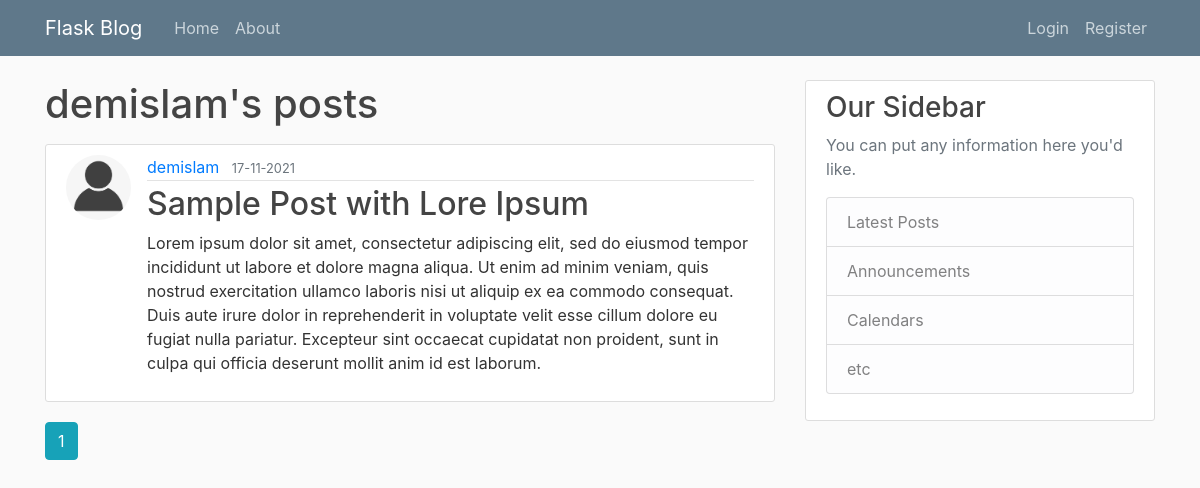
/user/demislam/posts, run on an earlier commit of the app's database.
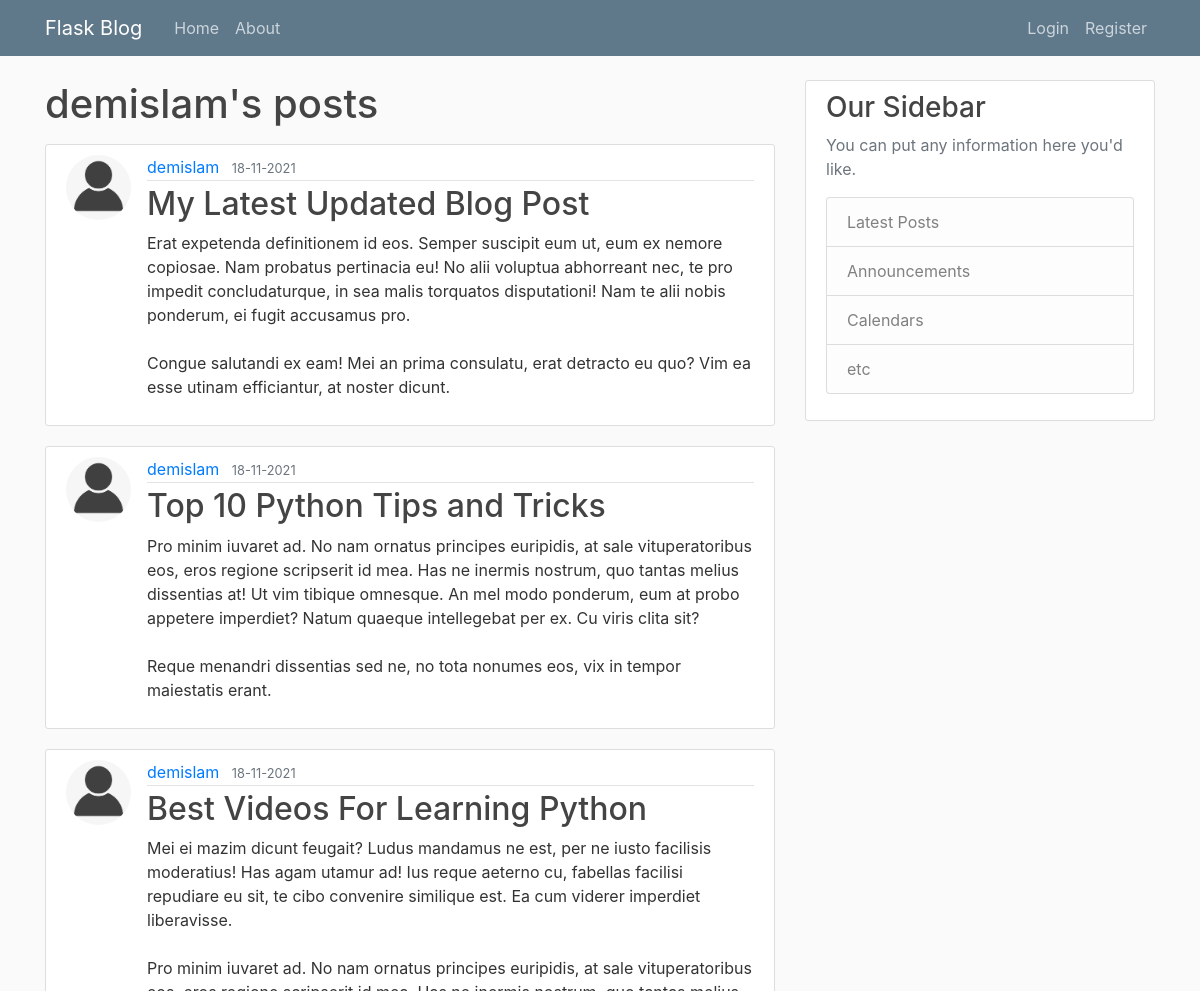
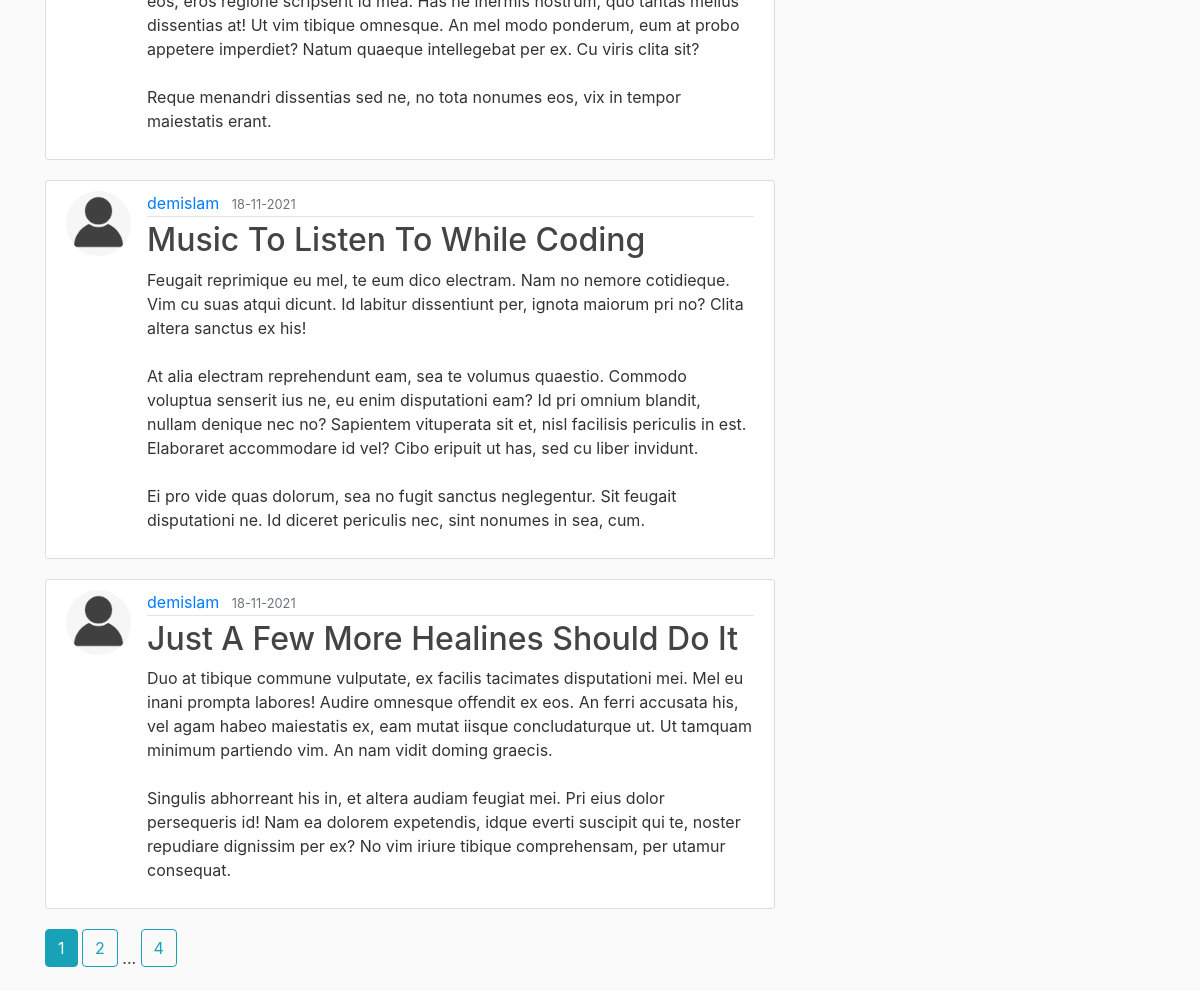
And on a later commit of the database (2 pictures, top to bottom).
### blog_webapp/models.py (models this page shows, shortened)
class Post(db.Model):
    id = db.Column(db.Integer, primary_key=True)
    title = db.Column(db.String(100), nullable=False)
    timestamp = db.Column(db.DateTime, nullable=False, default=datetime.utcnow)
    content = db.Column(db.Text, nullable=False)
    user_id = db.Column(db.Integer, db.ForeignKey('user.id'), nullable=False)

class User(db.Model, UserMixin):
    id = db.Column(db.Integer, primary_key=True)
    username = db.Column(db.String(20), unique=True, nullable=False)
    email = db.Column(db.String(120), unique=True, nullable=False)
    profile_image_file = db.Column(db.String(20), nullable=False,
                                   default='default_profile_image.png')
    password = db.Column(db.String(60), nullable=False)
    posts = db.relationship('Post', backref='author', lazy=True)

### blog_webapp/users/routes.py (the view)
@users.route('/user/<string:username>/posts', methods=['GET'])
def get_user_posts(username):
    curr_page_num = request.args.get('page_num', 1, type=int)
    user = User.query.filter_by(username=username).first_or_404()
    posts_paginated = Post.query\
        .filter_by(author=user)\
        .order_by(Post.timestamp.desc())\
        .paginate(page=curr_page_num, per_page=5)
    posts = [post for post in posts_paginated.items]
    all_page_nums = [page_num for page_num in posts_paginated.iter_pages(left_edge=1,
                                                                         left_current=1, right_current=2,
                                                                         right_edge=1)]
    return render_template('user_posts.html', posts=posts, curr_page_num=curr_page_num, all_page_nums=all_page_nums, user=user)

### blog_webapp/templates/user_posts.html
{% extends "layout.html" %}
{% block content %}
    <h1 class="mb-3">{{user.username}}'s posts</h1>
    {% for post in posts %}
    <article class="media content-section">
        <img class="rounded-circle article-img" src=" {{url_for('static', filename='profile_pics/'+post.author.profile_image_file) }}" alt="">
        <div class="media-body">
            <div class="article-metadata">
                <a class="mr-2" href="#">{{ post.author.username }}</a>
                <small class="text-muted">{{ post.timestamp.strftime('%d-%m-%Y') }}</small>
            </div>
            <h2><a class="article-title" href="{{ url_for('posts.get_post', post_id=post.id) }}">{{ post.title }}</a></h2>
            <p class="article-content">{{ post.content }}</p>
        </div>
    </article>
    {% endfor %}
    {% for page_num in all_page_nums %}
        {% if page_num %}
            {% if page_num == curr_page_num %}
                <a href="{{ url_for('users.get_user_posts', page_num=page_num, username=user.username) }}" class="btn btn-info mb-4">{{ page_num }}</a>
            {% else %}
                <a href="{{ url_for('users.get_user_posts', page_num=page_num, username=user.username) }}" class="btn btn-outline-info mb-4">{{ page_num }}</a>
            {% endif %}
        {% else %}
            ...
        {% endif %}
    {% endfor %}
{% endblock content %}

What changed in the data, as far as the page shows it:
no longer on this page (row unchanged): Post: profile_image_file (placeholder picture), author.username "demislam", timestamp "17-11-2021", title "Sample Post with Lore Ipsum", content "Lorem ipsum dolor sit amet, consectetur adipiscing elit, sed do eiusmod tempor incididunt ut labore et dolore magna aliqua. Ut enim ad minim veniam, quis nostrud exercitation ullamco laboris nisi ut aliquip ex ea commodo consequat. Duis aute irure dolor in reprehenderit in voluptate velit esse cillum dolore eu fugiat nulla pariatur. Excepteur sint occaecat cupidatat non proident, sunt in culpa qui officia deserunt mollit anim id est laborum."
added Post: profile_image_file (placeholder picture), author.username "demislam", timestamp "18-11-2021", title "My Latest Updated Blog Post", content "Erat expetenda definitionem id eos. Semper suscipit eum ut, eum ex nemore copiosae. Nam probatus pertinacia eu! No alii voluptua abhorreant nec, te pro impedit concludaturque, in sea malis torquatos disputationi! Nam te alii nobis ponderum, ei fugit accusamus pro. Congue salutandi ex eam! Mei an prima consulatu, erat detracto eu quo? Vim ea esse utinam efficiantur, at noster dicunt."
added Post: profile_image_file (placeholder picture), author.username "demislam", timestamp "18-11-2021", title "Top 10 Python Tips and Tricks", content "Pro minim iuvaret ad. No nam ornatus principes euripidis, at sale vituperatoribus eos, eros regione scripserit id mea. Has ne inermis nostrum, quo tantas melius dissentias at! Ut vim tibique omnesque. An mel modo ponderum, eum at probo appetere imperdiet? Natum quaeque intellegebat per ex. Cu viris clita sit? Reque menandri dissentias sed ne, no tota nonumes eos, vix in tempor maiestatis erant."
added Post: profile_image_file (placeholder picture), author.username "demislam", timestamp "18-11-2021", title "Best Videos For Learning Python", content "Mei ei mazim dicunt feugait? Ludus mandamus ne est, per ne iusto facilisis moderatius! Has agam utamur ad! Ius reque aeterno cu, fabellas facilisi repudiare eu sit, te cibo convenire similique est. Ea cum viderer imperdiet liberavisse. Pro minim iuvaret ad. No nam ornatus principes euripidis, at sale vituperatoribus eos, eros regione scripserit id mea. Has ne inermis nostrum, quo tantas melius dissentias at! Ut vim tibique omnesque. An mel modo ponderum, eum at probo appetere imperdiet? Natum quaeque intellegebat per ex. Cu viris clita sit? Reque menandri dissentias sed ne, no tota nonumes eos, vix in tempor maiestatis erant."
added Post: profile_image_file (placeholder picture), author.username "demislam", timestamp "18-11-2021", title "Music To Listen To While Coding", content "Feugait reprimique eu mel, te eum dico electram. Nam no nemore cotidieque. Vim cu suas atqui dicunt. Id labitur dissentiunt per, ignota maiorum pri no? Clita altera sanctus ex his! At alia electram reprehendunt eam, sea te volumus quaestio. Commodo voluptua senserit ius ne, eu enim disputationi eam? Id pri omnium blandit, nullam denique nec no? Sapientem vituperata sit et, nisl facilisis periculis in est. Elaboraret accommodare id vel? Cibo eripuit ut has, sed cu liber invidunt. Ei pro vide quas dolorum, sea no fugit sanctus neglegentur. Sit feugait disputationi ne. Id diceret periculis nec, sint nonumes in sea, cum."
added Post: profile_image_file (placeholder picture), author.username "demislam", timestamp "18-11-2021", title "Just A Few More Healines Should Do It", content "Duo at tibique commune vulputate, ex facilis tacimates disputationi mei. Mel eu inani prompta labores! Audire omnesque offendit ex eos. An ferri accusata his, vel agam habeo maiestatis ex, eam mutat iisque concludaturque ut. Ut tamquam minimum partiendo vim. An nam vidit doming graecis. Singulis abhorreant his in, et altera audiam feugiat mei. Pri eius dolor persequeris id! Nam ea dolorem expetendis, idque everti suscipit qui te, noster repudiare dignissim per ex? No vim iriure tibique comprehensam, per utamur consequat."
Also different on the page:
new list line: "2"
new list line: "4"
